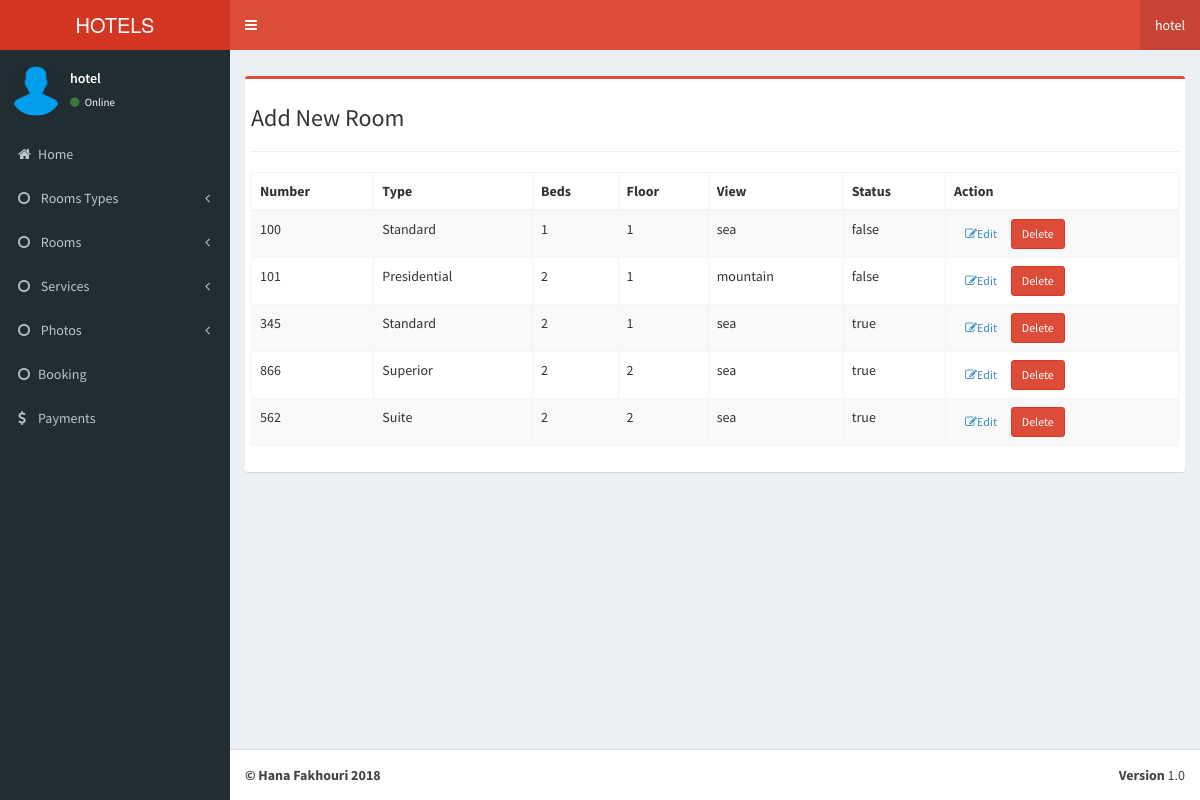
Screenshot of /hotel/admin/roomshow.php (signed in) with the database file from the repository.
### tables this page shows
CREATE TABLE `rooms` (
  `id` int(11) NOT NULL,
  `hotel_id` int(11) NOT NULL,
  `type_id` int(11) NOT NULL,
  `number` int(11) NOT NULL,
  `floor` int(11) NOT NULL,
  `view` varchar(255) NOT NULL,
  `beds` int(11) NOT NULL,
  `status` varchar(255) NOT NULL
);

CREATE TABLE `types` (
  `id` int(11) NOT NULL,
  `hotel_id` int(11) NOT NULL,
  `type` varchar(255) NOT NULL,
  `price` int(11) NOT NULL
);

### hotel/admin/adminfunctions.php (called while the page is built, shortened)
<?php
$db = new DB();
$connection = $db->connection();
function getRooms($id=0)
{
    global $connection;
    $hotel_id = $_SESSION["hotel_id"];
    if($id==0) {
        $query = "SELECT * FROM types t,rooms r WHERE r.hotel_id='$hotel_id' AND r.type_id=t.id ";
    }else{
        $query = "SELECT * FROM types t,rooms r WHERE r.hotel_id='$hotel_id' AND r.type_id=t.id AND r.id='$id' ";
    }
    $result = $connection->query($query);
    $rooms = array();
    while ($row = mysqli_fetch_array($result)) {
        $rooms[] = $row;
    }
    return $rooms;
}

### hotel/admin/roomshow.php (the view, shortened to what this page needs)
<?php
include 'adminfunctions.php';
include 'header.php';
 $rooms= getRooms();
?>
    <div class="page-content-wrapper">
        <div class="page-content">
            <h3 class="page-title">Add New Room </h3>
            <hr>
            <div class="row">
                <div class="col-md-12">
                    <div class="portlet light bordered">
                        <div class="portlet-body">
                            <table class="table table-striped table-bordered table-hover" id="sample_1">
                                <thead>
                                    <tr>
                                        <th>Number</th>
                                        <th>Type</th>
                                        <th>Beds</th>
                                        <th>Floor</th>
                                        <th>View</th>
                                        <th>Status</th>
                                        <th>Action</th>
                                    </tr>
                                </thead>
                                <tbody>
                                    <?php foreach($rooms as $room){ ?>
                                        <tr>
                                            <form method="POST" action="admincontroller.php">
                                                <td>
                                                    <?php echo $room["number"]?>
                                                </td>
                                                <td>
                                                    <?php echo $room["type"]?>
                                                </td>
                                                <td>
                                                    <?php echo $room["beds"]?>
                                                </td>
                                                <td>
                                                    <?php echo $room["floor"]?>
                                                </td>
                                                <td>
                                                    <?php echo $room["view"]?>
                                                </td>
                                                <td>
                                                    <?php echo $room["status"]?>
                                                </td>
                                                <td>
                                                    <a href="roomedit.php?roomedit=<?php echo $room["id"] ?>" class="btn purple btn-sm"><i class="fa fa-edit"></i>Edit</a>
                                                    <input type="submit" class="btn btn-danger btn-sm delete_button" onclick="return confirm('Are you sure you want to delete')" value="Delete" />
                                                </td>
                                            </form>
                                        </tr>
                                        <?php }?>
                                </tbody>
                            </table>
                        </div>
                    </div>
                </div>
            </div>
        </div>
    </div>
    <?php include 'footer.php' ?>

### hotel/admin/css/charisma-app.css (style rules this page uses)
@media only screen and (min-width: 980px) { a, button, input[type=submit], input[type=button], .product-img { -webkit-transition: .5s; -moz-transition: .5s; -ms-transition: .5s; -o-transition: .5s; transition: .5s; } }

### rows the page displays
rooms: number "100", type.type "Standard", beds "1", floor "1", view "sea", status "false"
rooms: number "101", type.type "Presidential", beds "2", floor "1", view "mountain", status "false"
rooms: number "345", type.type "Standard", beds "2", floor "1", view "sea", status "true"
rooms: number "866", type.type "Superior", beds "2", floor "2", view "sea", status "true"
rooms: number "562", type.type "Suite", beds "2", floor "2", view "sea", status "true"

### other values shown
$_SESSION["username"] "hotel"
